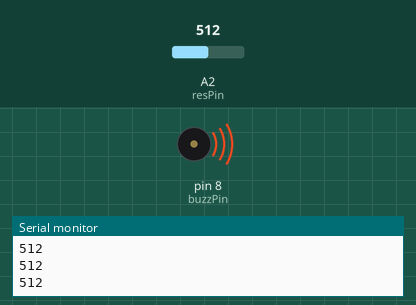
Simulated run of this sketch. Board: Arduino Uno, built with avr-gcc and run on an emulated ATmega328P. Parts: buzzer (waves = sounding), the last lines printed to the serial monitor. The inputs (shaded band) are chosen by the test bench; at power-on: A2 (resPin) = 512.

Above: at 1.2 s.
1.3 s: A2 (resPin) set to 85
At 2.3 s:
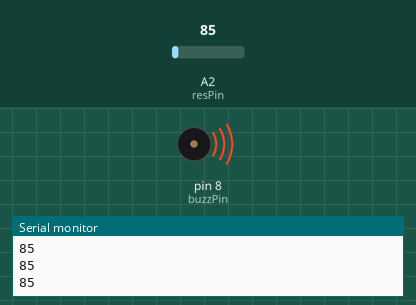
2.8 s: A2 (resPin) set to 69
At 3.5 s:
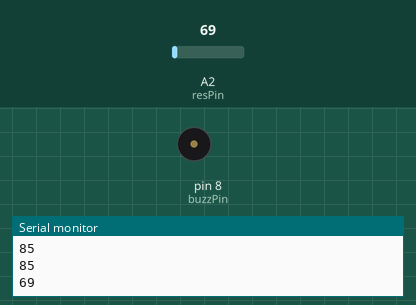
Timing chart, 0 to 5.8 s (numbered marks = the images above; inputs shaded):
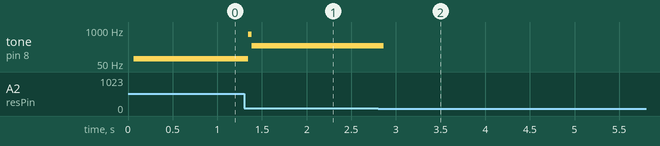

Measured:
- the behaviour switches between 78 and 77 on A2 (resPin) (found by bisection; images 1 and 2)
- after the input at 1.3 s, tone on pin 8 (buzzPin): 81 Hz → 673 Hz after 0.05 s, → 255 Hz 0.04 s later
- after the input at 2.8 s, tone on pin 8 (buzzPin): 255 Hz → silent after 0.07 s

The sketch:

LDR_with_Buzzer.ino
```cpp
int resPin=A2;
int buzzPin=8;
int resVal;
int delayT;

void setup() {
  // put your setup code here, to run once:
  Serial.begin(9600);
  pinMode(buzzPin,OUTPUT);
  pinMode(resPin,INPUT);
}

void loop() {
  // put your main code here, to run repeatedly:
  resVal=analogRead(resPin);
  delayT=(9./550.)*resVal-(9.*200./550.)+1.;
  Serial.println(resVal);
  digitalWrite(buzzPin,HIGH);
  delay(delayT);
  digitalWrite(buzzPin,LOW);
  delay(delayT);
}
```
